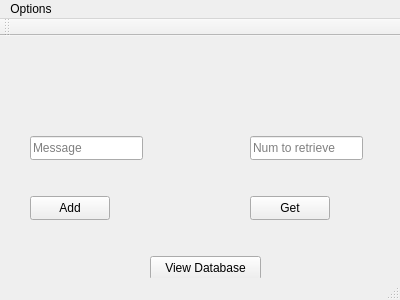
<?xml version="1.0" encoding="UTF-8"?>
<ui version="4.0">
 <class>MainWindow</class>
 <widget class="QMainWindow" name="MainWindow">
  <property name="geometry">
   <rect>
    <x>0</x>
    <y>0</y>
    <width>400</width>
    <height>300</height>
   </rect>
  </property>
  <property name="windowTitle">
   <string>MainWindow</string>
  </property>
  <property name="toolButtonStyle">
   <enum>Qt::ToolButtonTextOnly</enum>
  </property>
  <property name="documentMode">
   <bool>false</bool>
  </property>
  <property name="dockNestingEnabled">
   <bool>false</bool>
  </property>
  <widget class="QWidget" name="centralWidget">
   <widget class="QLineEdit" name="message">
    <property name="geometry">
     <rect>
      <x>30</x>
      <y>100</y>
      <width>113</width>
      <height>24</height>
     </rect>
    </property>
    <property name="placeholderText">
     <string>Message</string>
    </property>
   </widget>
   <widget class="QPushButton" name="add">
    <property name="geometry">
     <rect>
      <x>30</x>
      <y>160</y>
      <width>80</width>
      <height>24</height>
     </rect>
    </property>
    <property name="text">
     <string>Add</string>
    </property>
   </widget>
   <widget class="QPushButton" name="view_database">
    <property name="geometry">
     <rect>
      <x>150</x>
      <y>220</y>
      <width>111</width>
      <height>24</height>
     </rect>
    </property>
    <property name="text">
     <string>View Database</string>
    </property>
   </widget>
   <widget class="QLineEdit" name="num_to_retrieve">
    <property name="geometry">
     <rect>
      <x>250</x>
      <y>100</y>
      <width>113</width>
      <height>24</height>
     </rect>
    </property>
    <property name="text">
     <string/>
    </property>
    <property name="placeholderText">
     <string>Num to retrieve</string>
    </property>
   </widget>
   <widget class="QPushButton" name="get">
    <property name="geometry">
     <rect>
      <x>250</x>
      <y>160</y>
      <width>80</width>
      <height>24</height>
     </rect>
    </property>
    <property name="text">
     <string>Get</string>
    </property>
   </widget>
  </widget>
  <widget class="QMenuBar" name="menuBar">
   <property name="geometry">
    <rect>
     <x>0</x>
     <y>0</y>
     <width>400</width>
     <height>22</height>
    </rect>
   </property>
   <widget class="QMenu" name="menuOptions">
    <property name="title">
     <string>Options</string>
    </property>
    <addaction name="separator"/>
    <addaction name="actionAdd_Message"/>
    <addaction name="actionAdd_New_User"/>
   </widget>
   <addaction name="menuOptions"/>
  </widget>
  <widget class="QToolBar" name="mainToolBar">
   <attribute name="toolBarArea">
    <enum>TopToolBarArea</enum>
   </attribute>
   <attribute name="toolBarBreak">
    <bool>false</bool>
   </attribute>
  </widget>
  <widget class="QStatusBar" name="statusBar"/>
  <action name="actionCreate_New_User">
   <property name="text">
    <string>Actions</string>
   </property>
  </action>
  <action name="actionAdd_Message">
   <property name="text">
    <string>Add Message</string>
   </property>
  </action>
  <action name="actionAdd_New_User">
   <property name="text">
    <string>Add New User</string>
   </property>
  </action>
 </widget>
 <layoutdefault spacing="6" margin="11"/>
 <resources/>
 <connections/>
</ui>
